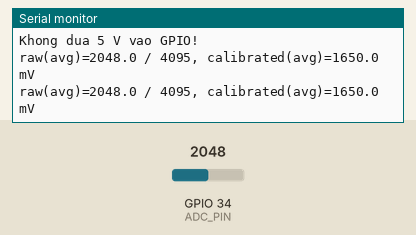
Bench run of a sketch on a simulated ESP32. Shown: the last lines printed to the serial monitor. The inputs (shaded band) are chosen by the test bench; at power-on: GPIO 34 (ADC_PIN) = 2048 (analog values on the 0–4095 scale).

Above: at 2.2 s.
2.3 s: GPIO 34 (ADC_PIN) set to 2866
At 3.0 s:
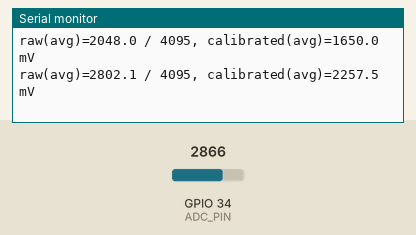
3.8 s: GPIO 34 (ADC_PIN) set to 3603
At 3.8 s:
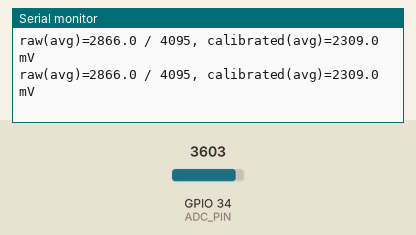
Timing chart, 0 to 6.8 s (numbered marks = the images above; inputs shaded):
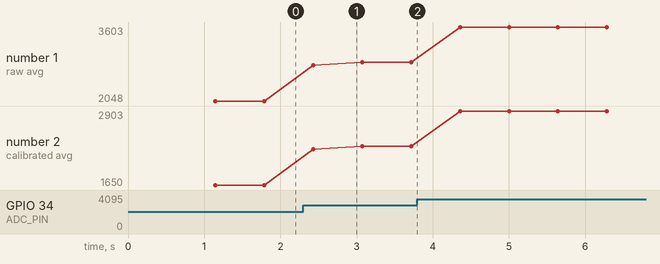

The sketch:

03_adc_test.ino
```cpp
#include <Arduino.h>

// GPIO 34 là ADC1 trên ESP32 thường, nhưng không tồn tại trên mọi biến thể.
constexpr int ADC_PIN = 34;
constexpr int SAMPLE_COUNT = 64;

void setup() {
  Serial.begin(115200);
  delay(1000);
  analogReadResolution(12);  // Thang raw 0..4095

  Serial.println("\n=== ADC TEST ===");
  Serial.printf("ADC pin: GPIO %d\n", ADC_PIN);
  Serial.println("Thu noi GND, sau do dung bien tro 0..3.3 V.");
  Serial.println("Khong dua 5 V vao GPIO!");
}

void loop() {
  uint32_t rawSum = 0;
  uint32_t mvSum = 0;

  for (int i = 0; i < SAMPLE_COUNT; ++i) {
    rawSum += analogRead(ADC_PIN);
    mvSum += analogReadMilliVolts(ADC_PIN);
    delay(2);
  }

  float rawAverage = rawSum / (float)SAMPLE_COUNT;
  float mvAverage = mvSum / (float)SAMPLE_COUNT;
  Serial.printf("raw(avg)=%.1f / 4095, calibrated(avg)=%.1f mV\n",
                rawAverage, mvAverage);
  delay(500);
}
```

Measured:
- after the input at 2.3 s, the serial monitor: prints a new line after 0.13 s (image 1)
- plotted number 1: 2048 → 2866 after the input at 2.3 s, 2866 → 3603 after the input at 3.8 s
- plotted number 2: 1650 → 2309 after the input at 2.3 s, 2309 → 2903 after the input at 3.8 s
